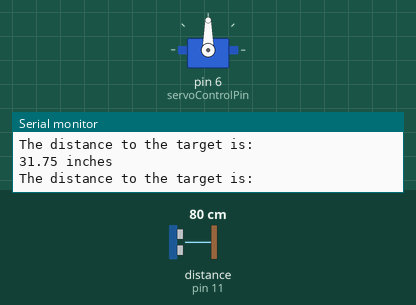
This sketch was run on a simulated Arduino Uno, built with avr-gcc and run on an emulated ATmega328P. Shown: servo, the last lines printed to the serial monitor. Wiring (inferred from the names in the program): ultrasonic range finder: trigger pin 13; echo pin 11. The inputs (shaded band) are chosen by the test bench; at power-on: distance to the obstacle (sensor on pin 11) 80 cm. The echo pulse lasts 58.3 µs per cm.

Above: at 1.2 s.
1.3 s: distance to the obstacle (sensor on pin 11) set to 2 cm
At 1.8 s:
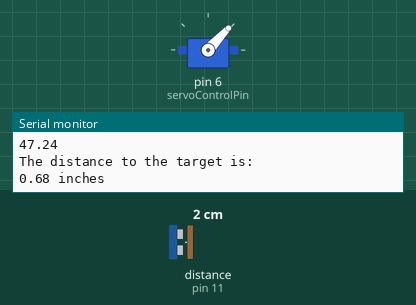
2.8 s: distance to the obstacle (sensor on pin 11) set to 18 cm
Timing chart, 0 to 5.8 s (numbered marks = the images above; inputs shaded):
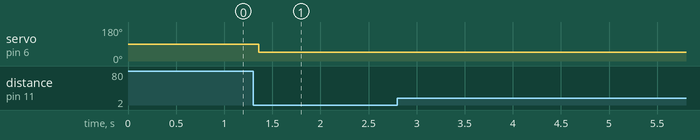

Measured:
- after the input at 1.3 s, servo on pin 6 (servoControlPin): 90° → 47° after 0.06 s

The sketch:

_18_Distance_ultrasonic_servo.ino
```cpp
#include <Servo.h> //Load servo library

//Ultrasoinc Sensor
int trigPin = 13; // trigPin to 13
int echoPin = 11; //echoPin to 11

//Servo Motor
int  servoControlPin = 6; // analogPin to pin 6

float pingTime; //time for ping to go and return
float targetDistance; //distance from sensor to target
float speedofSound = 776.5; //speed of sound in miles/hour (temp is 77 degree F)
float servoAngle; //Variable for the angle of servo

Servo myPointer; //Created servo object called myPointer

void setup() {
  Serial.begin(9600); //On serial port
  pinMode(servoControlPin, OUTPUT); //servo control pin is on output
  pinMode(trigPin, OUTPUT); //OUTPUT trigger
  pinMode(echoPin, INPUT); //INPUT echo

  myPointer.attach(servoControlPin); //Servo is connected
}

void loop() {
  digitalWrite(trigPin, LOW); //trig -> LOW
  delayMicroseconds(2000); //delayTime 2 milli s
  digitalWrite(trigPin, HIGH); //trig -> HIGH
  delayMicroseconds(15); //delayTime 0.015 milli s
  digitalWrite(trigPin, LOW); //bring tigPin to LOW again
  delayMicroseconds(10); //delayTime 0.01 milli s

  pingTime = pulseIn(echoPin, HIGH); //Measure ping time in Us
  pingTime = pingTime / 1000000.0; //1e6 -> Us - s
  pingTime = pingTime / 3600.0; //s -> H
  targetDistance = speedofSound * pingTime; //Calc. distance in miles
  targetDistance = targetDistance / 2; //Accounts for trip go & back
  targetDistance = targetDistance * 63360; //Convert targetDistance from invhes to miles

  Serial.println("The distance to the target is: ");
  Serial.print(targetDistance);
  Serial.println(" inches");
  if (targetDistance <= 7) {
    servoAngle = (106. / 7.) * targetDistance + 37;
    if (servoAngle >= 37 || servoAngle <= 130) {
      for (int i = 1; i <= servoAngle; i += 2) {
        myPointer.write(servoAngle);
      }

      for (int i = 1; i > servoAngle; i -= 2) {
        myPointer.write(servoAngle);
      }
    }
    else {
      myPointer.write(120);
    }
    Serial.println(servoAngle);
    //    delay(10);
  }


}
```
